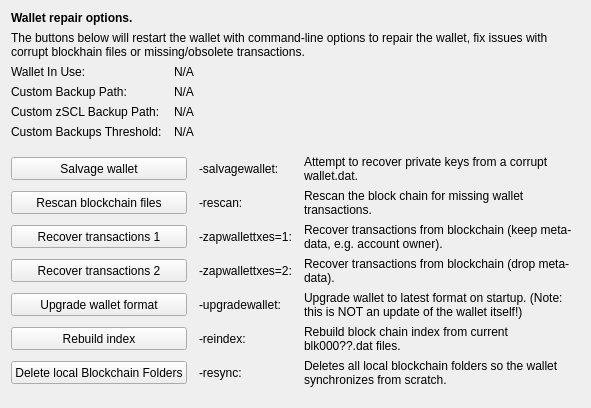
     <widget class="QWidget" name="tab_repair">
      <attribute name="title">
       <string>&amp;Wallet Repair</string>
      </attribute>
      <layout class="QGridLayout" name="gridLayout_4" columnstretch="0,0,0,0">
       <property name="horizontalSpacing">
        <number>12</number>
       </property>
       <item row="0" column="0" colspan="4">
        <widget class="QLabel" name="label_repair_header">
         <property name="font">
          <font>
           <weight>75</weight>
           <bold>true</bold>
          </font>
         </property>
         <property name="text">
          <string>Wallet repair options.</string>
         </property>
        </widget>
       </item>
       <item row="1" column="0" colspan="4">
        <widget class="QLabel" name="label_repair_helptext">
         <property name="font">
          <font>
           <weight>50</weight>
           <bold>false</bold>
          </font>
         </property>
         <property name="text">
          <string>The buttons below will restart the wallet with command-line options to repair the wallet, fix issues with corrupt blockhain files or missing/obsolete transactions.</string>
         </property>
         <property name="wordWrap">
          <bool>true</bool>
         </property>
        </widget>
       </item>
       <item row="2" column="0">
        <widget class="QLabel" name="wallet_path_label">
         <property name="text">
          <string>Wallet In Use:</string>
         </property>
        </widget>
       </item>
       <item row="2" column="1" colspan="3">
        <widget class="QLabel" name="wallet_path">
         <property name="cursor">
          <cursorShape>IBeamCursor</cursorShape>
         </property>
         <property name="text">
          <string>N/A</string>
         </property>
         <property name="textFormat">
          <enum>Qt::PlainText</enum>
         </property>
         <property name="textInteractionFlags">
          <set>Qt::LinksAccessibleByMouse|Qt::TextSelectableByKeyboard|Qt::TextSelectableByMouse</set>
         </property>
        </widget>
       </item>
       <item row="3" column="0">
        <widget class="QLabel" name="wallet_custombackuppath_label">
         <property name="visible">
          <bool>false</bool>
         </property>
         <property name="text">
          <string>Custom Backup Path:</string>
         </property>
        </widget>
       </item>
       <item row="3" column="1" colspan="3">
        <widget class="QLabel" name="wallet_custombackuppath">
         <property name="cursor">
          <cursorShape>IBeamCursor</cursorShape>
         </property>
         <property name="visible">
          <bool>false</bool>
         </property>
         <property name="text">
          <string>N/A</string>
         </property>
         <property name="textFormat">
          <enum>Qt::PlainText</enum>
         </property>
         <property name="textInteractionFlags">
          <set>Qt::LinksAccessibleByMouse|Qt::TextSelectableByKeyboard|Qt::TextSelectableByMouse</set>
         </property>
        </widget>
       </item>
       <item row="4" column="0">
        <widget class="QLabel" name="wallet_customzpivbackuppath_label">
         <property name="visible">
          <bool>false</bool>
         </property>
         <property name="text">
          <string>Custom zSCL Backup Path:</string>
         </property>
        </widget>
       </item>
       <item row="4" column="1" colspan="3">
        <widget class="QLabel" name="wallet_customzpivbackuppath">
         <property name="cursor">
          <cursorShape>IBeamCursor</cursorShape>
         </property>
         <property name="visible">
          <bool>false</bool>
         </property>
         <property name="text">
          <string>N/A</string>
         </property>
         <property name="textFormat">
          <enum>Qt::PlainText</enum>
         </property>
         <property name="textInteractionFlags">
          <set>Qt::LinksAccessibleByMouse|Qt::TextSelectableByKeyboard|Qt::TextSelectableByMouse</set>
         </property>
        </widget>
       </item>
       <item row="5" column="0">
        <widget class="QLabel" name="wallet_custombackupthreshold_label">
         <property name="visible">
          <bool>false</bool>
         </property>
         <property name="text">
          <string>Custom Backups Threshold:</string>
         </property>
        </widget>
       </item>
       <item row="5" column="1" colspan="3">
        <widget class="QLabel" name="wallet_custombackupthreshold">
         <property name="cursor">
          <cursorShape>IBeamCursor</cursorShape>
         </property>
         <property name="visible">
          <bool>false</bool>
         </property>
         <property name="text">
          <string>N/A</string>
         </property>
         <property name="textFormat">
          <enum>Qt::PlainText</enum>
         </property>
         <property name="textInteractionFlags">
          <set>Qt::LinksAccessibleByMouse|Qt::TextSelectableByKeyboard|Qt::TextSelectableByMouse</set>
         </property>
        </widget>
       </item>
       <item row="6" column="0">
        <spacer name="verticalSpacer_repair1">
         <property name="orientation">
          <enum>Qt::Vertical</enum>
         </property>
         <property name="sizeHint" stdset="0">
          <size>
           <width>10</width>
           <height>10</height>
          </size>
         </property>
        </spacer>
       </item>
       <item row="7" column="0" colspan="2">
        <widget class="QPushButton" name="btn_salvagewallet">
         <property name="minimumSize">
          <size>
           <width>100</width>
           <height>23</height>
          </size>
         </property>
         <property name="text">
          <string>Salvage wallet</string>
         </property>
        </widget>
       </item>
       <item row="7" column="2">
        <widget class="QLabel" name="label_repair_salvage_command">
         <property name="text">
          <string notr="true">-salvagewallet:</string>
         </property>
        </widget>
       </item>
       <item row="7" column="3">
        <widget class="QLabel" name="label_repair_salvage">
         <property name="text">
          <string>Attempt to recover private keys from a corrupt wallet.dat.</string>
         </property>
         <property name="wordWrap">
          <bool>true</bool>
         </property>
        </widget>
       </item>
       <item row="8" column="0" colspan="2">
        <widget class="QPushButton" name="btn_rescan">
         <property name="minimumSize">
          <size>
           <width>100</width>
           <height>23</height>
          </size>
         </property>
         <property name="text">
          <string>Rescan blockchain files</string>
         </property>
        </widget>
       </item>
       <item row="8" column="2">
        <widget class="QLabel" name="label_repair_rescan_command">
         <property name="text">
          <string notr="true">-rescan:</string>
         </property>
        </widget>
       </item>
       <item row="8" column="3">
        <widget class="QLabel" name="label_repair_rescan">
         <property name="text">
          <string>Rescan the block chain for missing wallet transactions.</string>
         </property>
         <property name="wordWrap">
          <bool>true</bool>
         </property>
        </widget>
       </item>
       <item row="9" column="0" colspan="2">
        <widget class="QPushButton" name="btn_zapwallettxes1">
         <property name="minimumSize">
          <size>
           <width>100</width>
           <height>23</height>
          </size>
         </property>
         <property name="text">
          <string>Recover transactions 1</string>
         </property>
        </widget>
       </item>
       <item row="9" column="2">
        <widget class="QLabel" name="label_repair_zap1_command">
         <property name="text">
          <string notr="true">-zapwallettxes=1:</string>
         </property>
        </widget>
       </item>
       <item row="9" column="3">
        <widget class="QLabel" name="label_repair_zap1">
         <property name="text">
          <string>Recover transactions from blockchain (keep meta-data, e.g. account owner).</string>
         </property>
         <property name="wordWrap">
          <bool>true</bool>
         </property>
        </widget>
       </item>
       <item row="10" column="0" colspan="2">
        <widget class="QPushButton" name="btn_zapwallettxes2">
         <property name="minimumSize">
          <size>
           <width>100</width>
           <height>23</height>
          </size>
         </property>
         <property name="text">
          <string>Recover transactions 2</string>
         </property>
        </widget>
       </item>
       <item row="10" column="2">
        <widget class="QLabel" name="label_repair_zap2_command">
         <property name="text">
          <string notr="true">-zapwallettxes=2:</string>
         </property>
        </widget>
       </item>
       <item row="10" column="3">
        <widget class="QLabel" name="label_repair_zap2">
         <property name="text">
          <string>Recover transactions from blockchain (drop meta-data).</string>
         </property>
         <property name="wordWrap">
          <bool>true</bool>
         </property>
        </widget>
       </item>
       <item row="11" column="0" colspan="2">
        <widget class="QPushButton" name="btn_upgradewallet">
         <property name="minimumSize">
          <size>
           <width>100</width>
           <height>23</height>
          </size>
         </property>
         <property name="text">
          <string>Upgrade wallet format</string>
         </property>
        </widget>
       </item>
       <item row="11" column="2">
        <widget class="QLabel" name="label_repair_upgrade_command">
         <property name="text">
          <string notr="true">-upgradewallet:</string>
         </property>
        </widget>
       </item>
       <item row="11" column="3">
        <widget class="QLabel" name="label_repair_upgrade">
         <property name="text">
          <string>Upgrade wallet to latest format on startup. (Note: this is NOT an update of the wallet itself!)</string>
         </property>
         <property name="wordWrap">
          <bool>true</bool>
         </property>
        </widget>
       </item>
       <item row="12" column="0" colspan="2">
        <widget class="QPushButton" name="btn_reindex">
         <property name="minimumSize">
          <size>
           <width>100</width>
           <height>23</height>
          </size>
         </property>
         <property name="text">
          <string>Rebuild index</string>
         </property>
        </widget>
       </item>
       <item row="12" column="2">
        <widget class="QLabel" name="label_repair_reindex_command">
         <property name="text">
          <string notr="true">-reindex:</string>
         </property>
        </widget>
       </item>
       <item row="12" column="3">
        <widget class="QLabel" name="label_repair_reindex">
         <property name="text">
          <string>Rebuild block chain index from current blk000??.dat files.</string>
         </property>
         <property name="wordWrap">
          <bool>true</bool>
         </property>
        </widget>
       </item>
       <item row="13" column="0" colspan="2">
        <widget class="QPushButton" name="btn_resync">
         <property name="minimumSize">
          <size>
           <width>100</width>
           <height>23</height>
          </size>
         </property>
         <property name="text">
          <string>Delete local Blockchain Folders</string>
         </property>
        </widget>
       </item>
       <item row="13" column="2">
        <widget class="QLabel" name="label_repair_resync_command">
         <property name="text">
          <string>-resync:</string>
         </property>
        </widget>
       </item>
       <item row="13" column="3">
        <widget class="QLabel" name="label_repair_resync">
         <property name="text">
          <string>Deletes all local blockchain folders so the wallet synchronizes from scratch.</string>
         </property>
         <property name="wordWrap">
          <bool>true</bool>
         </property>
        </widget>
       </item>
       <item row="14" column="0">
        <spacer name="verticalSpacer_repair2">
         <property name="orientation">
          <enum>Qt::Vertical</enum>
         </property>
         <property name="sizeHint" stdset="0">
          <size>
           <width>20</width>
           <height>10</height>
          </size>
         </property>
        </spacer>
       </item>
      </layout>
     </widget>
